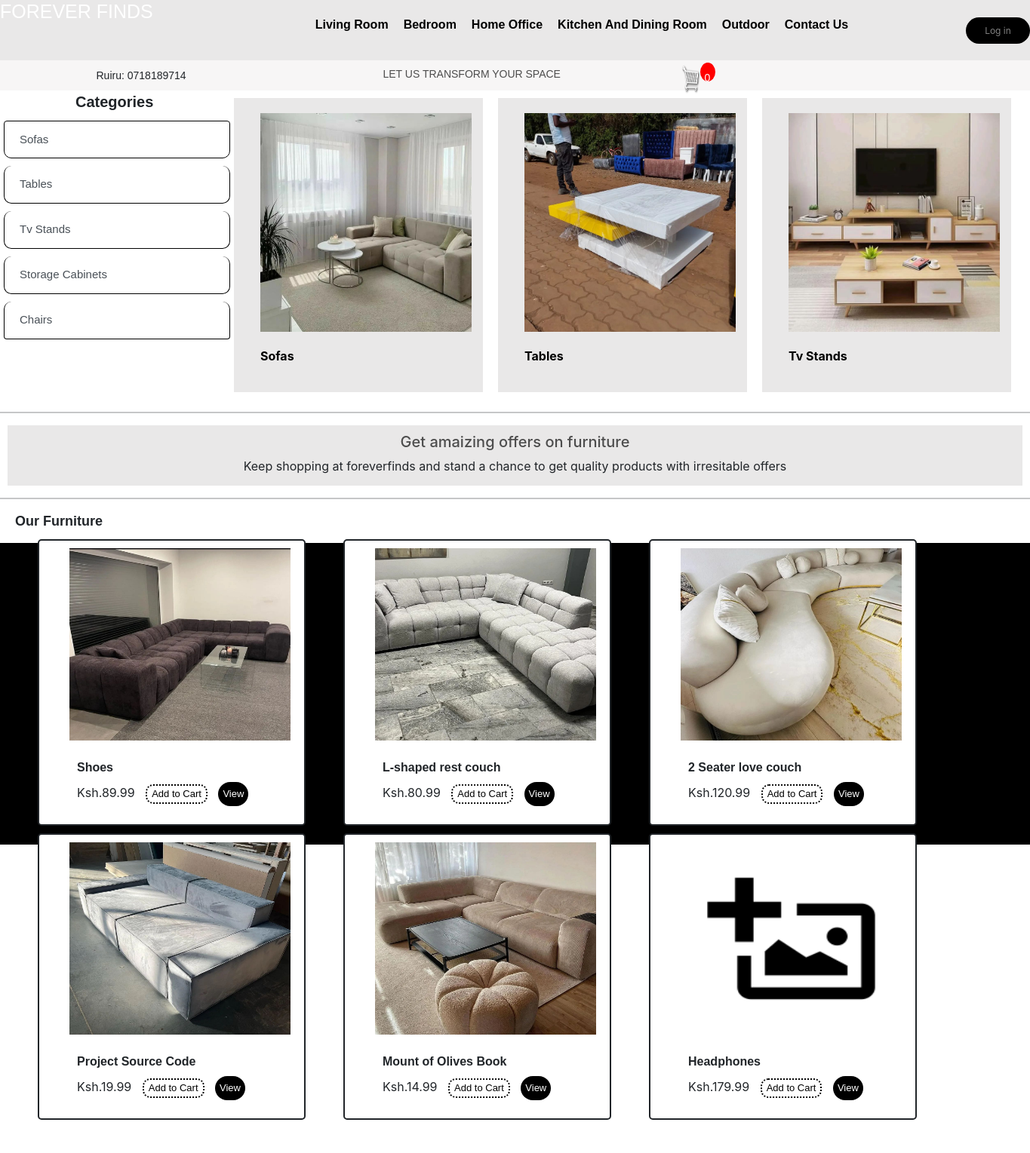
/living/, run on the app's committed database.
### foreverfinds/models.py (models this page shows, shortened)
class Product(models.Model):
    name = models.CharField(max_length=200, null=True)
    price = models.DecimalField(max_digits=7, decimal_places=2)
    digital = models.BooleanField(default=False,null=True, blank=True)
    image = models.ImageField(null=True, blank=True)
    @property
    def imageURL(self):
        try:
            url = self.image.url
        except:
            url = ''
        return url

### foreverfinds/views.py (the view)
# urls.py: path('living/', views.LivingPage, name='living'),
def LivingPage(request):
    data = cartData(request)
    cartItems = data['cartItems']
    products = Product.objects.all()
    context = {'products':products, 'cartItems':cartItems}
    return render(request, 'foreverfinds/livingroom.html', context)

### foreverfinds/utils.py (called while the page is built, shortened)
def cookieCart(request):
    try:
            cart = json.loads(request.COOKIES['cart'])
    except:
            cart = {}
    print('Cart:', cart)
    items = []
    order = {'get_cart_total':0, 'get_cart_items':0 ,'shipping':False}
    cartItems = order['get_cart_items']
    return {'cartItems': cartItems, 'order':order, 'items':items}

def cartData(request):
     if request.user.is_authenticated:
        customer = request.user.customer
        order, created = Order.objects.get_or_create(customer=customer, complete=False)
        items = order.orderitem_set.all()
        cartItems = order.get_cart_items
     else:
        cookieData = cookieCart(request)
        cartItems = cookieData['cartItems']
        order= cookieData['order']
        items = cookieData['items']
     return {'cartItems': cartItems, 'order':order, 'items':items}

### foreverfinds/templates/foreverfinds/livingroom.html (shortened to what this page needs)
{% extends 'foreverfinds/main.html' %}
{% block content %}
{% load static %}
<html>
    <head>
        <link rel="stylesheet" href="{% static 'css/style.css' %}">
        <link rel="stylesheet" href="{% static 'css/styles.css' %}">
    </head>
    <body>
        <section class="section_two_living">
            <div class="side_menu">
                <strong>Categories</strong>
                <div class="list-group">
                    <button type="button" class="list-group-item list-group-item-action">Sofas</button>
                    <button type="button" class="list-group-item list-group-item-action">Tables</button>
                    <button type="button" class="list-group-item list-group-item-action">Tv Stands</button>
                    <button type="button" class="list-group-item list-group-item-action">Storage Cabinets</button>
                    <button type="button" class="list-group-item list-group-item-action">Chairs</button>
                </div>
            </div>
                <div class="first_line_living">
                        <div><a><img src="{% static 'img/seat.jpg' %}" alt=""></a><br/>
                        <strong><a href="{% url 'living' %}">Sofas</a></strong>
                        </div>
                        <div class="img_mid"><a><img src="{% static 'img/table.jpg' %}" alt=""></a><br/>
                            <strong><a href="{% url 'bedroom'%}">Tables</a></strong>
                        </div>
                        <div><a><img src="{% static 'img/Tv Stand.jpg' %}" alt=""></a><br/>
                            <strong><a href="{% url 'kitchen_dining'%}">Tv Stands</a></strong>
                        </div>
                </div>
        </section>
        <hr>
        <section class="section_four_living">
            <div>
                <h5>Get amaizing offers on furniture</h5>
                <p>Keep shopping at foreverfinds and stand a chance to get quality products with irresitable offers</p>
            </div>
        </section>
        <hr>
        <section class="section_three_living">
            <div class="our_furniture">
                <strong>Our Furniture</strong>
            </div>
        <div class="coat">
            {% for product in products %}
            <div class="items_section">
                    <div class="item">
                        <div>
                            <a><img  class="item_img" src="{{product.imageURL}}" alt=""></a>
                        </div><br/>
                        <div class="description">
                            <strong>{{product.name}}</strong>
                        </div>
                        <div class="price">
                            <span class="before">Ksh.{{product.price|floatformat:2}}</span>
                            <button data-product={{product.id}} data-action="add" class="btn_addcart update-cart">Add to Cart</button>
                            <button class="btn_now">View</button>
                        </div>
                    </div>
            </div>
            {% endfor %}
        </div>
        </section>
    </body>
</html>
{% endblock %}

### foreverfinds/static/css/main.css (style rules this page uses)
body { background-color: hsl(0, 0%, 98%); }
h1,h2,h3,h4,h5,h6 { color:hsl(0, 0%, 30%); }

### foreverfinds/static/css/style.css (style rules this page uses)
body { background-color: white; }
body { margin: 0; background: white; padding: 0; }
.first_line_living { display: flex; flex-direction: row; height: 400px; margin-left: 5px; }
.first_line_living div { margin: 0 15px; width: 260px; height: 300px; background: white; margin-top: 20px; margin-left: 50px; }
.first_line_living img { width: 320px; height: 310px; padding: 10px 12px; border-radius: 10px; }
.first_line_living strong a { padding-left: 15px; list-style-type: none; text-decoration: none; color: black; }
.section_two_living { height: 410px; background: white; display: flex; flex-direction: row; }
.side_menu strong { padding-left: 100px; font-family: Arial, Helvetica, sans-serif; padding-top: 10px; font-size: 20px; }
.list-group { width: 300px; margin-top: 5px; }
.list-group button { height: 50px; border-radius: 10px; border-color: black; margin: 5px; font-family: Arial, Helvetica, sans-serif; font-size: 15px; }
.first_line_living { display: flex; flex-direction: row; height: 500px; }
.first_line_living div { margin: 0 15px; width: 330px; height: 390px; background: rgb(233, 232, 232); margin-top: 10px; margin-left: 5px; }
.first_line_living img { width: 320px; height: 330px; padding: 20px 20px; }
.first_line_living a { padding-left: 15px; list-style-type: none; text-decoration: none; color: black; }
.first_line_living strong { padding-left: 20px; }
.section_three_living { background: white; }
.section_three_living .our_furniture { font-family: Arial, Helvetica, sans-serif; margin-left: 20px; font-size: 18px; }
.items_section { display: flex; justify-content: space-between; }
.item { display: inline-block; width: 355px; height: 380px; background: white; margin-top: 10px; margin-left: 10px; border-radius: 5px; border-width: 2px; border-style: double; }
.item_img { width: 293px; height: 255px; margin-top: 10px; margin-left: 40px; }
.section_three_living .description { margin-left: 50px; font-family: Arial, Helvetica, sans-serif; }
.price { float: left; margin-left: 50px; }
.price .btn_addcart { background: white; color: black; border-color: black; border-radius: 10px; font-size: 13px; margin: 10px; font-family: Arial, Helvetica, sans-serif; border-style: dotted; }
.price .btn_now { background-color: black; color: white; border-radius: 16px; border: none; font-size: 13px; font-family: Arial, Helvetica, sans-serif; padding: 6px; }
.section_four_living { background-color: rgb(233, 232, 232); margin: 15px 10px; text-align: center; height: 80px; padding-top: 10px; }

### foreverfinds/static/css/styles.css (style rules this page uses)
.coat { float: left; height: 100%; }
.items_section { float: left; margin-left: 25px; }
.item { align-items: center; width: 355px; height: 380px; background: white; margin-top: 10px; margin-left: 25px; border-radius: 5px; border-width: 2px; border-style: double; }

### data on the page
Product: imageURL (picture), name "Shoes", price "89.99"
Product: imageURL (picture), name "L-shaped rest couch", price "80.99"
Product: imageURL (picture), name "2 Seater love couch", price "120.99"
Product: imageURL (picture), name "Project Source Code", price "19.99"
Product: imageURL (picture), name "Mount of Olives Book", price "14.99"
Product: imageURL (picture), name "Headphones", price "179.99"

### other printed values
{{ cartItems }} "0"
